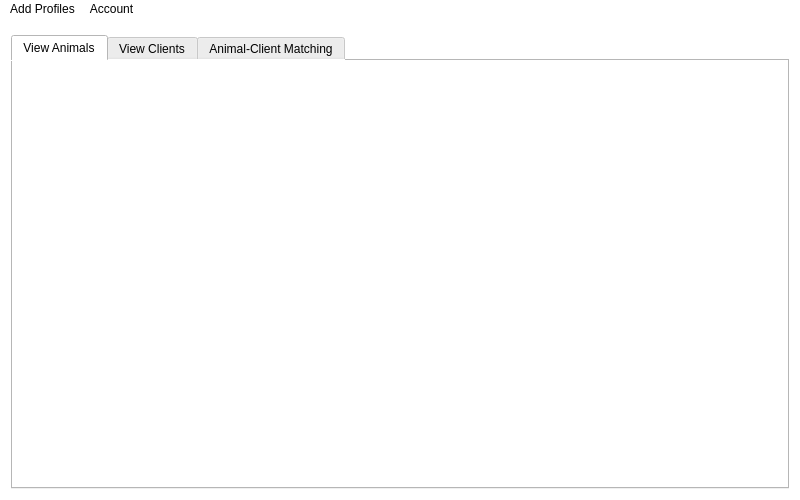
<?xml version="1.0" encoding="UTF-8"?>
<ui version="4.0">
 <class>MainWindow</class>
 <widget class="QMainWindow" name="MainWindow">
  <property name="geometry">
   <rect>
    <x>0</x>
    <y>0</y>
    <width>800</width>
    <height>500</height>
   </rect>
  </property>
  <property name="minimumSize">
   <size>
    <width>800</width>
    <height>500</height>
   </size>
  </property>
  <property name="windowTitle">
   <string>cuACS</string>
  </property>
  <property name="styleSheet">
   <string notr="true">background-color: white;</string>
  </property>
  <widget class="QWidget" name="centralWidget">
   <layout class="QVBoxLayout" name="verticalLayout_5">
    <property name="spacing">
     <number>6</number>
    </property>
    <property name="topMargin">
     <number>16</number>
    </property>
    <item>
     <layout class="QVBoxLayout" name="verticalLayout_4">
      <property name="sizeConstraint">
       <enum>QLayout::SetDefaultConstraint</enum>
      </property>
      <item>
       <widget class="QTabWidget" name="tabWidget">
        <property name="enabled">
         <bool>true</bool>
        </property>
        <property name="sizePolicy">
         <sizepolicy hsizetype="Expanding" vsizetype="Expanding">
          <horstretch>0</horstretch>
          <verstretch>0</verstretch>
         </sizepolicy>
        </property>
        <property name="tabPosition">
         <enum>QTabWidget::North</enum>
        </property>
        <property name="currentIndex">
         <number>0</number>
        </property>
        <widget class="QWidget" name="viewAnimalsTab">
         <attribute name="title">
          <string>View Animals</string>
         </attribute>
         <layout class="QGridLayout" name="gridLayout">
          <property name="leftMargin">
           <number>0</number>
          </property>
          <property name="topMargin">
           <number>0</number>
          </property>
          <property name="rightMargin">
           <number>0</number>
          </property>
          <property name="bottomMargin">
           <number>0</number>
          </property>
          <property name="spacing">
           <number>0</number>
          </property>
          <item row="0" column="0">
           <widget class="QListWidget" name="animalsListWidget">
            <property name="sizePolicy">
             <sizepolicy hsizetype="Expanding" vsizetype="Expanding">
              <horstretch>0</horstretch>
              <verstretch>0</verstretch>
             </sizepolicy>
            </property>
            <property name="frameShape">
             <enum>QFrame::NoFrame</enum>
            </property>
            <property name="frameShadow">
             <enum>QFrame::Plain</enum>
            </property>
            <property name="verticalScrollMode">
             <enum>QAbstractItemView::ScrollPerPixel</enum>
            </property>
           </widget>
          </item>
         </layout>
        </widget>
        <widget class="QWidget" name="viewClientsTab">
         <attribute name="title">
          <string>View Clients</string>
         </attribute>
         <layout class="QGridLayout" name="gridLayout_2">
          <property name="leftMargin">
           <number>0</number>
          </property>
          <property name="topMargin">
           <number>0</number>
          </property>
          <property name="rightMargin">
           <number>0</number>
          </property>
          <property name="bottomMargin">
           <number>0</number>
          </property>
          <property name="spacing">
           <number>0</number>
          </property>
          <item row="0" column="0">
           <widget class="QListWidget" name="clientsListWidget">
            <property name="frameShape">
             <enum>QFrame::NoFrame</enum>
            </property>
            <property name="frameShadow">
             <enum>QFrame::Plain</enum>
            </property>
            <property name="verticalScrollMode">
             <enum>QAbstractItemView::ScrollPerPixel</enum>
            </property>
           </widget>
          </item>
         </layout>
        </widget>
        <widget class="QWidget" name="acmTab">
         <attribute name="title">
          <string>Animal-Client Matching</string>
         </attribute>
         <layout class="QGridLayout" name="gridLayout_3">
          <property name="leftMargin">
           <number>0</number>
          </property>
          <property name="topMargin">
           <number>0</number>
          </property>
          <property name="rightMargin">
           <number>0</number>
          </property>
          <property name="bottomMargin">
           <number>0</number>
          </property>
          <property name="horizontalSpacing">
           <number>0</number>
          </property>
          <item row="0" column="0">
           <layout class="QVBoxLayout" name="verticalLayout">
            <property name="spacing">
             <number>16</number>
            </property>
            <property name="topMargin">
             <number>16</number>
            </property>
            <item>
             <layout class="QHBoxLayout" name="horizontalLayout">
              <property name="spacing">
               <number>0</number>
              </property>
              <property name="leftMargin">
               <number>16</number>
              </property>
              <property name="topMargin">
               <number>0</number>
              </property>
              <property name="rightMargin">
               <number>16</number>
              </property>
              <item>
               <widget class="QPushButton" name="launchAcmButton">
                <property name="text">
                 <string>Run Animal-Client Matching Algorithm</string>
                </property>
                <property name="checkable">
                 <bool>false</bool>
                </property>
                <property name="flat">
                 <bool>false</bool>
                </property>
               </widget>
              </item>
             </layout>
            </item>
            <item>
             <layout class="QVBoxLayout" name="verticalLayout_2">
              <property name="spacing">
               <number>4</number>
              </property>
              <property name="topMargin">
               <number>0</number>
              </property>
              <item>
               <widget class="QLabel" name="label">
                <property name="text">
                 <string>Generated Matches:</string>
                </property>
                <property name="indent">
                 <number>9</number>
                </property>
               </widget>
              </item>
              <item>
               <widget class="Line" name="line_2">
                <property name="orientation">
                 <enum>Qt::Horizontal</enum>
                </property>
               </widget>
              </item>
              <item>
               <widget class="QListWidget" name="acmResultsListWidget">
                <property name="frameShape">
                 <enum>QFrame::NoFrame</enum>
                </property>
                <property name="frameShadow">
                 <enum>QFrame::Plain</enum>
                </property>
                <property name="lineWidth">
                 <number>1</number>
                </property>
                <property name="verticalScrollMode">
                 <enum>QAbstractItemView::ScrollPerPixel</enum>
                </property>
               </widget>
              </item>
             </layout>
            </item>
           </layout>
          </item>
         </layout>
        </widget>
       </widget>
      </item>
     </layout>
    </item>
   </layout>
  </widget>
  <widget class="QMenuBar" name="menuBar">
   <property name="geometry">
    <rect>
     <x>0</x>
     <y>0</y>
     <width>800</width>
     <height>22</height>
    </rect>
   </property>
   <widget class="QMenu" name="menuTools">
    <property name="title">
     <string>Add Profiles</string>
    </property>
    <addaction name="actionAdd_Animal"/>
    <addaction name="actionAdd_Client"/>
   </widget>
   <widget class="QMenu" name="menuAccount">
    <property name="title">
     <string>Account</string>
    </property>
    <addaction name="actionEdit_My_Profile"/>
    <addaction name="actionLog_Out"/>
   </widget>
   <addaction name="menuTools"/>
   <addaction name="menuAccount"/>
  </widget>
  <action name="actionAdd_Animal">
   <property name="text">
    <string>New Animal Profile</string>
   </property>
  </action>
  <action name="actionAdd_Client">
   <property name="text">
    <string>New Client Profile</string>
   </property>
  </action>
  <action name="actionEdit_My_Profile">
   <property name="text">
    <string>Edit My Profile</string>
   </property>
  </action>
  <action name="actionLog_Out">
   <property name="text">
    <string>Log Out</string>
   </property>
  </action>
 </widget>
 <layoutdefault spacing="6" margin="11"/>
 <resources/>
 <connections>
  <connection>
   <sender>actionAdd_Animal</sender>
   <signal>triggered()</signal>
   <receiver>MainWindow</receiver>
   <slot>handleAddAnimalAction()</slot>
   <hints>
    <hint type="sourcelabel">
     <x>-1</x>
     <y>-1</y>
    </hint>
    <hint type="destinationlabel">
     <x>399</x>
     <y>249</y>
    </hint>
   </hints>
  </connection>
  <connection>
   <sender>actionAdd_Client</sender>
   <signal>triggered()</signal>
   <receiver>MainWindow</receiver>
   <slot>handleAddClientAction()</slot>
   <hints>
    <hint type="sourcelabel">
     <x>-1</x>
     <y>-1</y>
    </hint>
    <hint type="destinationlabel">
     <x>399</x>
     <y>249</y>
    </hint>
   </hints>
  </connection>
  <connection>
   <sender>actionEdit_My_Profile</sender>
   <signal>triggered()</signal>
   <receiver>MainWindow</receiver>
   <slot>handleEditMyProfile()</slot>
   <hints>
    <hint type="sourcelabel">
     <x>-1</x>
     <y>-1</y>
    </hint>
    <hint type="destinationlabel">
     <x>399</x>
     <y>249</y>
    </hint>
   </hints>
  </connection>
  <connection>
   <sender>actionLog_Out</sender>
   <signal>triggered()</signal>
   <receiver>MainWindow</receiver>
   <slot>handleLogOut()</slot>
   <hints>
    <hint type="sourcelabel">
     <x>-1</x>
     <y>-1</y>
    </hint>
    <hint type="destinationlabel">
     <x>399</x>
     <y>249</y>
    </hint>
   </hints>
  </connection>
  <connection>
   <sender>launchAcmButton</sender>
   <signal>clicked()</signal>
   <receiver>MainWindow</receiver>
   <slot>handleLaunchACM()</slot>
   <hints>
    <hint type="sourcelabel">
     <x>399</x>
     <y>97</y>
    </hint>
    <hint type="destinationlabel">
     <x>399</x>
     <y>249</y>
    </hint>
   </hints>
  </connection>
 </connections>
 <slots>
  <slot>handleAddAnimalAction()</slot>
  <slot>handleAddClientAction()</slot>
  <slot>handleEditMyProfile()</slot>
  <slot>handleLogOut()</slot>
  <slot>handleLaunchACM()</slot>
 </slots>
</ui>
